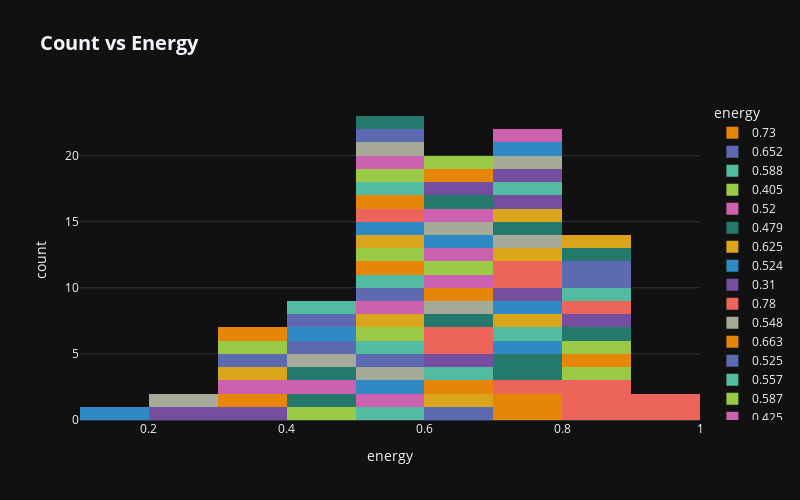

Notebook code cell kept with this figure:
### Code cell
Features_copy = Features.copy()
Features_copy['energy'] = \
    Features_copy['energy'].fillna('Null')

fig=px.histogram(Features_copy,
                 x = 'energy',
                 color = 'energy',
                 title="<b>Count vs Energy",
                 color_discrete_sequence=px.colors.qualitative.Vivid,
                 width=800, height=500)
fig.update_layout(template="plotly_dark")
fig.update_layout(title_font_size=20)
fig.show()

### Figure 1 — Plotly figure (JSON) as saved in the notebook; plotly's stock layout.template omitted (floating-point values rounded to 4 significant figures)
{"data": [{"alignmentgroup": "True", "bingroup": "x", "hovertemplate": "energy=%{x}<br>count=%{y}<extra></extra>", "legendgroup": "0.73", "marker": {"color": "rgb(229, 134, 6)", "pattern": {"shape": ""}}, "name": "0.73", "offsetgroup": "0.73", "orientation": "v", "showlegend": true, "type": "histogram", "x": [0.73, 0.73], "xaxis": "x", "yaxis": "y"}, {"alignmentgroup": "True", "bingroup": "x", "hovertemplate": "energy=%{x}<br>count=%{y}<extra></extra>", "legendgroup": "0.652", "marker": {"color": "rgb(93, 105, 177)", "pattern": {"shape": ""}}, "name": "0.652", "offsetgroup": "0.652", "orientation": "v", "showlegend": true, "type": "histogram", "x": [0.652], "xaxis": "x", "yaxis": "y"}, {"alignmentgroup": "True", "bingroup": "x", "hovertemplate": "energy=%{x}<br>count=%{y}<extra></extra>", "legendgroup": "0.588", "marker": {"color": "rgb(82, 188, 163)", "pattern": {"shape": ""}}, "name": "0.588", "offsetgroup": "0.588", "orientation": "v", "showlegend": true, "type": "histogram", "x": [0.588], "xaxis": "x", "yaxis": "y"}, {"alignmentgroup": "True", "bingroup": "x", "hovertemplate": "energy=%{x}<br>count=%{y}<extra></extra>", "legendgroup": "0.405", "marker": {"color": "rgb(153, 201, 69)", "pattern": {"shape": ""}}, "name": "0.405", "offsetgroup": "0.405", "orientation": "v", "showlegend": true, "type": "histogram", "x": [0.405], "xaxis": "x", "yaxis": "y"}, {"alignmentgroup": "True", "bingroup": "x", "hovertemplate": "energy=%{x}<br>count=%{y}<extra></extra>", "legendgroup": "0.52", "marker": {"color": "rgb(204, 97, 176)", "pattern": {"shape": ""}}, "name": "0.52", "offsetgroup": "0.52", "orientation": "v", "showlegend": true, "type": "histogram", "x": [0.52], "xaxis": "x", "yaxis": "y"}, {"alignmentgroup": "True", "bingroup": "x", "hovertemplate": "energy=%{x}<br>count=%{y}<extra></extra>", "legendgroup": "0.479", "marker": {"color": "rgb(36, 121, 108)", "pattern": {"shape": ""}}, "name": "0.479", "offsetgroup": "0.479", "orientation": "v", "showlegend": true, "type": "histogram", "x": [0.479], "xaxis": "x", "yaxis": "y"}, {"alignmentgroup": "True", "bingroup": "x", "hovertemplate": "energy=%{x}<br>count=%{y}<extra></extra>", "legendgroup": "0.625", "marker": {"color": "rgb(218, 165, 27)", "pattern": {"shape": ""}}, "name": "0.625", "offsetgroup": "0.625", "orientation": "v", "showlegend": true, "type": "histogram", "x": [0.625], "xaxis": "x", "yaxis": "y"}, {"alignmentgroup": "True", "bingroup": "x", "hovertemplate": "energy=%{x}<br>count=%{y}<extra></extra>", "legendgroup": "0.524", "marker": {"color": "rgb(47, 138, 196)", "pattern": {"shape": ""}}, "name": "0.524", "offsetgroup": "0.524", "orientation": "v", "showlegend": true, "type": "histogram", "x": [0.524], "xaxis": "x", "yaxis": "y"}, {"alignmentgroup": "True", "bingroup": "x", "hovertemplate": "energy=%{x}<br>count=%{y}<extra></extra>", "legendgroup": "0.31", "marker": {"color": "rgb(118, 78, 159)", "pattern": {"shape": ""}}, "name": "0.31", "offsetgroup": "0.31", "orientation": "v", "showlegend": true, "type": "histogram", "x": [0.31], "xaxis": "x", "yaxis": "y"}, {"alignmentgroup": "True", "bingroup": "x", "hovertemplate": "energy=%{x}<br>count=%{y}<extra></extra>", "legendgroup": "0.78", "marker": {"color": "rgb(237, 100, 90)", "pattern": {"shape": ""}}, "name": "0.78", "offsetgroup": "0.78", "orientation": "v", "showlegend": true, "type": "histogram", "x": [0.78], "xaxis": "x", "yaxis": "y"}, {"alignmentgroup": "True", "bingroup": "x", "hovertemplate": "energy=%{x}<br>count=%{y}<extra></extra>", "legendgroup": "0.548", "marker": {"color": "rgb(165, 170, 153)", "pattern": {"shape": ""}}, "name": "0.548", "offsetgroup": "0.548", "orientation": "v", "showlegend": true, "type": "histogram", "x": [0.548], "xaxis": "x", "yaxis": "y"}, {"alignmentgroup": "True", "bingroup": "x", "hovertemplate": "energy=%{x}<br>count=%{y}<extra></extra>", "legendgroup": "0.663", "marker": {"color": "rgb(229, 134, 6)", "pattern": {"shape": ""}}, "name": "0.663", "offsetgroup": "0.663", "orientation": "v", "showlegend": true, "type": "histogram", "x": [0.663], "xaxis": "x", "yaxis": "y"}, {"alignmentgroup": "True", "bingroup": "x", "hovertemplate": "energy=%{x}<br>count=%{y}<extra></extra>", "legendgroup": "0.525", "marker": {"color": "rgb(93, 105, 177)", "pattern": {"shape": ""}}, "name": "0.525", "offsetgroup": "0.525", "orientation": "v", "showlegend": true, "type": "histogram", "x": [0.525], "xaxis": "x", "yaxis": "y"}, {"alignmentgroup": "True", "bingroup": "x", "hovertemplate": "energy=%{x}<br>count=%{y}<extra></extra>", "legendgroup": "0.557", "marker": {"color": "rgb(82, 188, 163)", "pattern": {"shape": ""}}, "name": "0.557", "offsetgroup": "0.557", "orientation": "v", "showlegend": true, "type": "histogram", "x": [0.557], "xaxis": "x", "yaxis": "y"}, {"alignmentgroup": "True", "bingroup": "x", "hovertemplate": "energy=%{x}<br>count=%{y}<extra></extra>", "legendgroup": "0.587", "marker": {"color": "rgb(153, 201, 69)", "pattern": {"shape": ""}}, "name": "0.587", "offsetgroup": "0.587", "orientation": "v", "showlegend": true, "type": "histogram", "x": [0.587], "xaxis": "x", "yaxis": "y"}, {"alignmentgroup": "True", "bingroup": "x", "hovertemplate": "energy=%{x}<br>count=%{y}<extra></extra>", "legendgroup": "0.425", "marker": {"color": "rgb(204, 97, 176)", "pattern": {"shape": ""}}, "name": "0.425", "offsetgroup": "0.425", "orientation": "v", "showlegend": true, "type": "histogram", "x": [0.425], "xaxis": "x", "yaxis": "y"}, {"alignmentgroup": "True", "bingroup": "x", "hovertemplate": "energy=%{x}<br>count=%{y}<extra></extra>", "legendgroup": "0.445", "marker": {"color": "rgb(36, 121, 108)", "pattern": {"shape": ""}}, "name": "0.445", "offsetgroup": "0.445", "orientation": "v", "showlegend": true, "type": "histogram", "x": [0.445], "xaxis": "x", "yaxis": "y"}, {"alignmentgroup": "True", "bingroup": "x", "hovertemplate": "energy=%{x}<br>count=%{y}<extra></extra>", "legendgroup": "0.566", "marker": {"color": "rgb(218, 165, 27)", "pattern": {"shape": ""}}, "name": "0.566", "offsetgroup": "0.566", "orientation": "v", "showlegend": true, "type": "histogram", "x": [0.566], "xaxis": "x", "yaxis": "y"}, {"alignmentgroup": "True", "bingroup": "x", "hovertemplate": "energy=%{x}<br>count=%{y}<extra></extra>", "legendgroup": "0.185", "marker": {"color": "rgb(47, 138, 196)", "pattern": {"shape": ""}}, "name": "0.185", "offsetgroup": "0.185", "orientation": "v", "showlegend": true, "type": "histogram", "x": [0.185], "xaxis": "x", "yaxis": "y"}, {"alignmentgroup": "True", "bingroup": "x", "hovertemplate": "energy=%{x}<br>count=%{y}<extra></extra>", "legendgroup": "0.296", "marker": {"color": "rgb(118, 78, 159)", "pattern": {"shape": ""}}, "name": "0.296", "offsetgroup": "0.296", "orientation": "v", "showlegend": true, "type": "histogram", "x": [0.296], "xaxis": "x", "yaxis": "y"}, {"alignmentgroup": "True", "bingroup": "x", "hovertemplate": "energy=%{x}<br>count=%{y}<extra></extra>", "legendgroup": "0.816", "marker": {"color": "rgb(237, 100, 90)", "pattern": {"shape": ""}}, "name": "0.816", "offsetgroup": "0.816", "orientation": "v", "showlegend": true, "type": "histogram", "x": [0.816, 0.816, 0.816], "xaxis": "x", "yaxis": "y"}, {"alignmentgroup": "True", "bingroup": "x", "hovertemplate": "energy=%{x}<br>count=%{y}<extra></extra>", "legendgroup": "0.449", "marker": {"color": "rgb(165, 170, 153)", "pattern": {"shape": ""}}, "name": "0.449", "offsetgroup": "0.449", "orientation": "v", "showlegend": true, "type": "histogram", "x": [0.449], "xaxis": "x", "yaxis": "y"}, {"alignmentgroup": "True", "bingroup": "x", "hovertemplate": "energy=%{x}<br>count=%{y}<extra></extra>", "legendgroup": "0.379", "marker": {"color": "rgb(229, 134, 6)", "pattern": {"shape": ""}}, "name": "0.379", "offsetgroup": "0.379", "orientation": "v", "showlegend": true, "type": "histogram", "x": [0.379], "xaxis": "x", "yaxis": "y"}, {"alignmentgroup": "True", "bingroup": "x", "hovertemplate": "energy=%{x}<br>count=%{y}<extra></extra>", "legendgroup": "0.402", "marker": {"color": "rgb(93, 105, 177)", "pattern": {"shape": ""}}, "name": "0.402", "offsetgroup": "0.402", "orientation": "v", "showlegend": true, "type": "histogram", "x": [0.402], "xaxis": "x", "yaxis": "y"}, {"alignmentgroup": "True", "bingroup": "x", "hovertemplate": "energy=%{x}<br>count=%{y}<extra></extra>", "legendgroup": "0.635", "marker": {"color": "rgb(82, 188, 163)", "pattern": {"shape": ""}}, "name": "0.635", "offsetgroup": "0.635", "orientation": "v", "showlegend": true, "type": "histogram", "x": [0.635], "xaxis": "x", "yaxis": "y"}, {"alignmentgroup": "True", "bingroup": "x", "hovertemplate": "energy=%{x}<br>count=%{y}<extra></extra>", "legendgroup": "0.807", "marker": {"color": "rgb(153, 201, 69)", "pattern": {"shape": ""}}, "name": "0.807", "offsetgroup": "0.807", "orientation": "v", "showlegend": true, "type": "histogram", "x": [0.807], "xaxis": "x", "yaxis": "y"}, {"alignmentgroup": "True", "bingroup": "x", "hovertemplate": "energy=%{x}<br>count=%{y}<extra></extra>", "legendgroup": "0.385", "marker": {"color": "rgb(204, 97, 176)", "pattern": {"shape": ""}}, "name": "0.385", "offsetgroup": "0.385", "orientation": "v", "showlegend": true, "type": "histogram", "x": [0.385], "xaxis": "x", "yaxis": "y"}, {"alignmentgroup": "True", "bingroup": "x", "hovertemplate": "energy=%{x}<br>count=%{y}<extra></extra>", "legendgroup": "0.731", "marker": {"color": "rgb(36, 121, 108)", "pattern": {"shape": ""}}, "name": "0.731", "offsetgroup": "0.731", "orientation": "v", "showlegend": true, "type": "histogram", "x": [0.731, 0.731], "xaxis": "x", "yaxis": "y"}, {"alignmentgroup": "True", "bingroup": "x", "hovertemplate": "energy=%{x}<br>count=%{y}<extra></extra>", "legendgroup": "0.378", "marker": {"color": "rgb(218, 165, 27)", "pattern": {"shape": ""}}, "name": "0.378", "offsetgroup": "0.378", "orientation": "v", "showlegend": true, "type": "histogram", "x": [0.378], "xaxis": "x", "yaxis": "y"}, {"alignmentgroup": "True", "bingroup": "x", "hovertemplate": "energy=%{x}<br>count=%{y}<extra></extra>", "legendgroup": "0.762", "marker": {"color": "rgb(47, 138, 196)", "pattern": {"shape": ""}}, "name": "0.762", "offsetgroup": "0.762", "orientation": "v", "showlegend": true, "type": "histogram", "x": [0.762], "xaxis": "x", "yaxis": "y"}, {"alignmentgroup": "True", "bingroup": "x", "hovertemplate": "energy=%{x}<br>count=%{y}<extra></extra>", "legendgroup": "0.613", "marker": {"color": "rgb(118, 78, 159)", "pattern": {"shape": ""}}, "name": "0.613", "offsetgroup": "0.613", "orientation": "v", "showlegend": true, "type": "histogram", "x": [0.613], "xaxis": "x", "yaxis": "y"}, {"alignmentgroup": "True", "bingroup": "x", "hovertemplate": "energy=%{x}<br>count=%{y}<extra></extra>", "legendgroup": "0.664", "marker": {"color": "rgb(237, 100, 90)", "pattern": {"shape": ""}}, "name": "0.664", "offsetgroup": "0.664", "orientation": "v", "showlegend": true, "type": "histogram", "x": [0.664, 0.664], "xaxis": "x", "yaxis": "y"}, {"alignmentgroup": "True", "bingroup": "x", "hovertemplate": "energy=%{x}<br>count=%{y}<extra></extra>", "legendgroup": "0.264", "marker": {"color": "rgb(165, 170, 153)", "pattern": {"shape": ""}}, "name": "0.264", "offsetgroup": "0.264", "orientation": "v", "showlegend": true, "type": "histogram", "x": [0.264], "xaxis": "x", "yaxis": "y"}, {"alignmentgroup": "True", "bingroup": "x", "hovertemplate": "energy=%{x}<br>count=%{y}<extra></extra>", "legendgroup": "0.89", "marker": {"color": "rgb(229, 134, 6)", "pattern": {"shape": ""}}, "name": "0.89", "offsetgroup": "0.89", "orientation": "v", "showlegend": true, "type": "histogram", "x": [0.89], "xaxis": "x", "yaxis": "y"}, {"alignmentgroup": "True", "bingroup": "x", "hovertemplate": "energy=%{x}<br>count=%{y}<extra></extra>", "legendgroup": "0.317", "marker": {"color": "rgb(93, 105, 177)", "pattern": {"shape": ""}}, "name": "0.317", "offsetgroup": "0.317", "orientation": "v", "showlegend": true, "type": "histogram", "x": [0.317], "xaxis": "x", "yaxis": "y"}, {"alignmentgroup": "True", "bingroup": "x", "hovertemplate": "energy=%{x}<br>count=%{y}<extra></extra>", "legendgroup": "0.728", "marker": {"color": "rgb(82, 188, 163)", "pattern": {"shape": ""}}, "name": "0.728", "offsetgroup": "0.728", "orientation": "v", "showlegend": true, "type": "histogram", "x": [0.728], "xaxis": "x", "yaxis": "y"}, {"alignmentgroup": "True", "bingroup": "x", "hovertemplate": "energy=%{x}<br>count=%{y}<extra></extra>", "legendgroup": "0.391", "marker": {"color": "rgb(153, 201, 69)", "pattern": {"shape": ""}}, "name": "0.391", "offsetgroup": "0.391", "orientation": "v", "showlegend": true, "type": "histogram", "x": [0.391], "xaxis": "x", "yaxis": "y"}, {"alignmentgroup": "True", "bingroup": "x", "hovertemplate": "energy=%{x}<br>count=%{y}<extra></extra>", "legendgroup": "0.523", "marker": {"color": "rgb(204, 97, 176)", "pattern": {"shape": ""}}, "name": "0.523", "offsetgroup": "0.523", "orientation": "v", "showlegend": true, "type": "histogram", "x": [0.523], "xaxis": "x", "yaxis": "y"}, {"alignmentgroup": "True", "bingroup": "x", "hovertemplate": "energy=%{x}<br>count=%{y}<extra></extra>", "legendgroup": "0.637", "marker": {"color": "rgb(36, 121, 108)", "pattern": {"shape": ""}}, "name": "0.637", "offsetgroup": "0.637", "orientation": "v", "showlegend": true, "type": "histogram", "x": [0.637], "xaxis": "x", "yaxis": "y"}, {"alignmentgroup": "True", "bingroup": "x", "hovertemplate": "energy=%{x}<br>count=%{y}<extra></extra>", "legendgroup": "0.75", "marker": {"color": "rgb(218, 165, 27)", "pattern": {"shape": ""}}, "name": "0.75", "offsetgroup": "0.75", "orientation": "v", "showlegend": true, "type": "histogram", "x": [0.75], "xaxis": "x", "yaxis": "y"}, {"alignmentgroup": "True", "bingroup": "x", "hovertemplate": "energy=%{x}<br>count=%{y}<extra></extra>", "legendgroup": "0.705", "marker": {"color": "rgb(47, 138, 196)", "pattern": {"shape": ""}}, "name": "0.705", "offsetgroup": "0.705", "orientation": "v", "showlegend": true, "type": "histogram", "x": [0.705], "xaxis": "x", "yaxis": "y"}, {"alignmentgroup": "True", "bingroup": "x", "hovertemplate": "energy=%{x}<br>count=%{y}<extra></extra>", "legendgroup": "0.7", "marker": {"color": "rgb(118, 78, 159)", "pattern": {"shape": ""}}, "name": "0.7", "offsetgroup": "0.7", "orientation": "v", "showlegend": true, "type": "histogram", "x": [0.7], "xaxis": "x", "yaxis": "y"}, {"alignmentgroup": "True", "bingroup": "x", "hovertemplate": "energy=%{x}<br>count=%{y}<extra></extra>", "legendgroup": "0.783", "marker": {"color": "rgb(237, 100, 90)", "pattern": {"shape": ""}}, "name": "0.783", "offsetgroup": "0.783", "orientation": "v", "showlegend": true, "type": "histogram", "x": [0.783, 0.783], "xaxis": "x", "yaxis": "y"}, {"alignmentgroup": "True", "bingroup": "x", "hovertemplate": "energy=%{x}<br>count=%{y}<extra></extra>", "legendgroup": "0.67", "marker": {"color": "rgb(165, 170, 153)", "pattern": {"shape": ""}}, "name": "0.67", "offsetgroup": "0.67", "orientation": "v", "showlegend": true, "type": "histogram", "x": [0.67], "xaxis": "x", "yaxis": "y"}, {"alignmentgroup": "True", "bingroup": "x", "hovertemplate": "energy=%{x}<br>count=%{y}<extra></extra>", "legendgroup": "0.621", "marker": {"color": "rgb(229, 134, 6)", "pattern": {"shape": ""}}, "name": "0.621", "offsetgroup": "0.621", "orientation": "v", "showlegend": true, "type": "histogram", "x": [0.621], "xaxis": "x", "yaxis": "y"}, {"alignmentgroup": "True", "bingroup": "x", "hovertemplate": "energy=%{x}<br>count=%{y}<extra></extra>", "legendgroup": "0.545", "marker": {"color": "rgb(93, 105, 177)", "pattern": {"shape": ""}}, "name": "0.545", "offsetgroup": "0.545", "orientation": "v", "showlegend": true, "type": "histogram", "x": [0.545], "xaxis": "x", "yaxis": "y"}, {"alignmentgroup": "True", "bingroup": "x", "hovertemplate": "energy=%{x}<br>count=%{y}<extra></extra>", "legendgroup": "0.564", "marker": {"color": "rgb(82, 188, 163)", "pattern": {"shape": ""}}, "name": "0.564", "offsetgroup": "0.564", "orientation": "v", "showlegend": true, "type": "histogram", "x": [0.564], "xaxis": "x", "yaxis": "y"}, {"alignmentgroup": "True", "bingroup": "x", "hovertemplate": "energy=%{x}<br>count=%{y}<extra></extra>", "legendgroup": "0.871", "marker": {"color": "rgb(153, 201, 69)", "pattern": {"shape": ""}}, "name": "0.871", "offsetgroup": "0.871", "orientation": "v", "showlegend": true, "type": "histogram", "x": [0.871], "xaxis": "x", "yaxis": "y"}, {"alignmentgroup": "True", "bingroup": "x", "hovertemplate": "energy=%{x}<br>count=%{y}<extra></extra>", "legendgroup": "0.643", "marker": {"color": "rgb(204, 97, 176)", "pattern": {"shape": ""}}, "name": "0.643", "offsetgroup": "0.643", "orientation": "v", "showlegend": true, "type": "histogram", "x": [0.643], "xaxis": "x", "yaxis": "y"}, {"alignmentgroup": "True", "bingroup": "x", "hovertemplate": "energy=%{x}<br>count=%{y}<extra></extra>", "legendgroup": "0.862", "marker": {"color": "rgb(36, 121, 108)", "pattern": {"shape": ""}}, "name": "0.862", "offsetgroup": "0.862", "orientation": "v", "showlegend": true, "type": "histogram", "x": [0.862], "xaxis": "x", "yaxis": "y"}, {"alignmentgroup": "True", "bingroup": "x", "hovertemplate": "energy=%{x}<br>count=%{y}<extra></extra>", "legendgroup": "0.716", "marker": {"color": "rgb(218, 165, 27)", "pattern": {"shape": ""}}, "name": "0.716", "offsetgroup": "0.716", "orientation": "v", "showlegend": true, "type": "histogram", "x": [0.716], "xaxis": "x", "yaxis": "y"}, {"alignmentgroup": "True", "bingroup": "x", "hovertemplate": "energy=%{x}<br>count=%{y}<extra></extra>", "legendgroup": "0.431", "marker": {"color": "rgb(47, 138, 196)", "pattern": {"shape": ""}}, "name": "0.431", "offsetgroup": "0.431", "orientation": "v", "showlegend": true, "type": "histogram", "x": [0.431], "xaxis": "x", "yaxis": "y"}, {"alignmentgroup": "True", "bingroup": "x", "hovertemplate": "energy=%{x}<br>count=%{y}<extra></extra>", "legendgroup": "0.809", "marker": {"color": "rgb(118, 78, 159)", "pattern": {"shape": ""}}, "name": "0.809", "offsetgroup": "0.809", "orientation": "v", "showlegend": true, "type": "histogram", "x": [0.809], "xaxis": "x", "yaxis": "y"}, {"alignmentgroup": "True", "bingroup": "x", "hovertemplate": "energy=%{x}<br>count=%{y}<extra></extra>", "legendgroup": "0.819", "marker": {"color": "rgb(237, 100, 90)", "pattern": {"shape": ""}}, "name": "0.819", "offsetgroup": "0.819", "orientation": "v", "showlegend": true, "type": "histogram", "x": [0.819], "xaxis": "x", "yaxis": "y"}, {"alignmentgroup": "True", "bingroup": "x", "hovertemplate": "energy=%{x}<br>count=%{y}<extra></extra>", "legendgroup": "0.719", "marker": {"color": "rgb(165, 170, 153)", "pattern": {"shape": ""}}, "name": "0.719", "offsetgroup": "0.719", "orientation": "v", "showlegend": true, "type": "histogram", "x": [0.719], "xaxis": "x", "yaxis": "y"}, {"alignmentgroup": "True", "bingroup": "x", "hovertemplate": "energy=%{x}<br>count=%{y}<extra></extra>", "legendgroup": "0.578", "marker": {"color": "rgb(229, 134, 6)", "pattern": {"shape": ""}}, "name": "0.578", "offsetgroup": "0.578", "orientation": "v", "showlegend": true, "type": "histogram", "x": [0.578], "xaxis": "x", "yaxis": "y"}, {"alignmentgroup": "True", "bingroup": "x", "hovertemplate": "energy=%{x}<br>count=%{y}<extra></extra>", "legendgroup": "0.42", "marker": {"color": "rgb(93, 105, 177)", "pattern": {"shape": ""}}, "name": "0.42", "offsetgroup": "0.42", "orientation": "v", "showlegend": true, "type": "histogram", "x": [0.42], "xaxis": "x", "yaxis": "y"}, {"alignmentgroup": "True", "bingroup": "x", "hovertemplate": "energy=%{x}<br>count=%{y}<extra></extra>", "legendgroup": "0.804", "marker": {"color": "rgb(82, 188, 163)", "pattern": {"shape": ""}}, "name": "0.804", "offsetgroup": "0.804", "orientation": "v", "showlegend": true, "type": "histogram", "x": [0.804], "xaxis": "x", "yaxis": "y"}, {"alignmentgroup": "True", "bingroup": "x", "hovertemplate": "energy=%{x}<br>count=%{y}<extra></extra>", "legendgroup": "0.627", "marker": {"color": "rgb(153, 201, 69)", "pattern": {"shape": ""}}, "name": "0.627", "offsetgroup": "0.627", "orientation": "v", "showlegend": true, "type": "histogram", "x": [0.627], "xaxis": "x", "yaxis": "y"}, {"alignmentgroup": "True", "bingroup": "x", "hovertemplate": "energy=%{x}<br>count=%{y}<extra></extra>", "legendgroup": "0.669", "marker": {"color": "rgb(204, 97, 176)", "pattern": {"shape": ""}}, "name": "0.669", "offsetgroup": "0.669", "orientation": "v", "showlegend": true, "type": "histogram", "x": [0.669], "xaxis": "x", "yaxis": "y"}, {"alignmentgroup": "True", "bingroup": "x", "hovertemplate": "energy=%{x}<br>count=%{y}<extra></extra>", "legendgroup": "0.704", "marker": {"color": "rgb(36, 121, 108)", "pattern": {"shape": ""}}, "name": "0.704", "offsetgroup": "0.704", "orientation": "v", "showlegend": true, "type": "histogram", "x": [0.704], "xaxis": "x", "yaxis": "y"}, {"alignmentgroup": "True", "bingroup": "x", "hovertemplate": "energy=%{x}<br>count=%{y}<extra></extra>", "legendgroup": "0.744", "marker": {"color": "rgb(218, 165, 27)", "pattern": {"shape": ""}}, "name": "0.744", "offsetgroup": "0.744", "orientation": "v", "showlegend": true, "type": "histogram", "x": [0.744], "xaxis": "x", "yaxis": "y"}, {"alignmentgroup": "True", "bingroup": "x", "hovertemplate": "energy=%{x}<br>count=%{y}<extra></extra>", "legendgroup": "0.684", "marker": {"color": "rgb(47, 138, 196)", "pattern": {"shape": ""}}, "name": "0.684", "offsetgroup": "0.684", "orientation": "v", "showlegend": true, "type": "histogram", "x": [0.684], "xaxis": "x", "yaxis": "y"}, {"alignmentgroup": "True", "bingroup": "x", "hovertemplate": "energy=%{x}<br>count=%{y}<extra></extra>", "legendgroup": "0.71", "marker": {"color": "rgb(118, 78, 159)", "pattern": {"shape": ""}}, "name": "0.71", "offsetgroup": "0.71", "orientation": "v", "showlegend": true, "type": "histogram", "x": [0.71], "xaxis": "x", "yaxis": "y"}, {"alignmentgroup": "True", "bingroup": "x", "hovertemplate": "energy=%{x}<br>count=%{y}<extra></extra>", "legendgroup": "0.911", "marker": {"color": "rgb(237, 100, 90)", "pattern": {"shape": ""}}, "name": "0.911", "offsetgroup": "0.911", "orientation": "v", "showlegend": true, "type": "histogram", "x": [0.911], "xaxis": "x", "yaxis": "y"}, {"alignmentgroup": "True", "bingroup": "x", "hovertemplate": "energy=%{x}<br>count=%{y}<extra></extra>", "legendgroup": "0.609", "marker": {"color": "rgb(165, 170, 153)", "pattern": {"shape": ""}}, "name": "0.609", "offsetgroup": "0.609", "orientation": "v", "showlegend": true, "type": "histogram", "x": [0.609], "xaxis": "x", "yaxis": "y"}, {"alignmentgroup": "True", "bingroup": "x", "hovertemplate": "energy=%{x}<br>count=%{y}<extra></extra>", "legendgroup": "0.372", "marker": {"color": "rgb(229, 134, 6)", "pattern": {"shape": ""}}, "name": "0.372", "offsetgroup": "0.372", "orientation": "v", "showlegend": true, "type": "histogram", "x": [0.372], "xaxis": "x", "yaxis": "y"}, {"alignmentgroup": "True", "bingroup": "x", "hovertemplate": "energy=%{x}<br>count=%{y}<extra></extra>", "legendgroup": "0.825", "marker": {"color": "rgb(93, 105, 177)", "pattern": {"shape": ""}}, "name": "0.825", "offsetgroup": "0.825", "orientation": "v", "showlegend": true, "type": "histogram", "x": [0.825], "xaxis": "x", "yaxis": "y"}, {"alignmentgroup": "True", "bingroup": "x", "hovertemplate": "energy=%{x}<br>count=%{y}<extra></extra>", "legendgroup": "0.714", "marker": {"color": "rgb(82, 188, 163)", "pattern": {"shape": ""}}, "name": "0.714", "offsetgroup": "0.714", "orientation": "v", "showlegend": true, "type": "histogram", "x": [0.714], "xaxis": "x", "yaxis": "y"}, {"alignmentgroup": "True", "bingroup": "x", "hovertemplate": "energy=%{x}<br>count=%{y}<extra></extra>", "legendgroup": "0.502", "marker": {"color": "rgb(153, 201, 69)", "pattern": {"shape": ""}}, "name": "0.502", "offsetgroup": "0.502", "orientation": "v", "showlegend": true, "type": "histogram", "x": [0.502], "xaxis": "x", "yaxis": "y"}, {"alignmentgroup": "True", "bingroup": "x", "hovertemplate": "energy=%{x}<br>count=%{y}<extra></extra>", "legendgroup": "0.653", "marker": {"color": "rgb(204, 97, 176)", "pattern": {"shape": ""}}, "name": "0.653", "offsetgroup": "0.653", "orientation": "v", "showlegend": true, "type": "histogram", "x": [0.653], "xaxis": "x", "yaxis": "y"}, {"alignmentgroup": "True", "bingroup": "x", "hovertemplate": "energy=%{x}<br>count=%{y}<extra></extra>", "legendgroup": "0.676", "marker": {"color": "rgb(36, 121, 108)", "pattern": {"shape": ""}}, "name": "0.676", "offsetgroup": "0.676", "orientation": "v", "showlegend": true, "type": "histogram", "x": [0.676], "xaxis": "x", "yaxis": "y"}, {"alignmentgroup": "True", "bingroup": "x", "hovertemplate": "energy=%{x}<br>count=%{y}<extra></extra>", "legendgroup": "0.573", "marker": {"color": "rgb(218, 165, 27)", "pattern": {"shape": ""}}, "name": "0.573", "offsetgroup": "0.573", "orientation": "v", "showlegend": true, "type": "histogram", "x": [0.573], "xaxis": "x", "yaxis": "y"}, {"alignmentgroup": "True", "bingroup": "x", "hovertemplate": "energy=%{x}<br>count=%{y}<extra></extra>", "legendgroup": "0.503", "marker": {"color": "rgb(47, 138, 196)", "pattern": {"shape": ""}}, "name": "0.503", "offsetgroup": "0.503", "orientation": "v", "showlegend": true, "type": "histogram", "x": [0.503], "xaxis": "x", "yaxis": "y"}, {"alignmentgroup": "True", "bingroup": "x", "hovertemplate": "energy=%{x}<br>count=%{y}<extra></extra>", "legendgroup": "0.74", "marker": {"color": "rgb(118, 78, 159)", "pattern": {"shape": ""}}, "name": "0.74", "offsetgroup": "0.74", "orientation": "v", "showlegend": true, "type": "histogram", "x": [0.74], "xaxis": "x", "yaxis": "y"}, {"alignmentgroup": "True", "bingroup": "x", "hovertemplate": "energy=%{x}<br>count=%{y}<extra></extra>", "legendgroup": "0.532", "marker": {"color": "rgb(237, 100, 90)", "pattern": {"shape": ""}}, "name": "0.532", "offsetgroup": "0.532", "orientation": "v", "showlegend": true, "type": "histogram", "x": [0.532], "xaxis": "x", "yaxis": "y"}, {"alignmentgroup": "True", "bingroup": "x", "hovertemplate": "energy=%{x}<br>count=%{y}<extra></extra>", "legendgroup": "0.769", "marker": {"color": "rgb(165, 170, 153)", "pattern": {"shape": ""}}, "name": "0.769", "offsetgroup": "0.769", "orientation": "v", "showlegend": true, "type": "histogram", "x": [0.769], "xaxis": "x", "yaxis": "y"}, {"alignmentgroup": "True", "bingroup": "x", "hovertemplate": "energy=%{x}<br>count=%{y}<extra></extra>", "legendgroup": "0.537", "marker": {"color": "rgb(229, 134, 6)", "pattern": {"shape": ""}}, "name": "0.537", "offsetgroup": "0.537", "orientation": "v", "showlegend": true, "type": "histogram", "x": [0.537], "xaxis": "x", "yaxis": "y"}, {"alignmentgroup": "True", "bingroup": "x", "hovertemplate": "energy=%{x}<br>count=%{y}<extra></extra>", "legendgroup": "0.893", "marker": {"color": "rgb(93, 105, 177)", "pattern": {"shape": ""}}, "name": "0.893", "offsetgroup": "0.893", "orientation": "v", "showlegend": true, "type": "histogram", "x": [0.893], "xaxis": "x", "yaxis": "y"}, {"alignmentgroup": "True", "bingroup": "x", "hovertemplate": "energy=%{x}<br>count=%{y}<extra></extra>", "legendgroup": "0.521", "marker": {"color": "rgb(82, 188, 163)", "pattern": {"shape": ""}}, "name": "0.521", "offsetgroup": "0.521", "orientation": "v", "showlegend": true, "type": "histogram", "x": [0.521], "xaxis": "x", "yaxis": "y"}, {"alignmentgroup": "True", "bingroup": "x", "hovertemplate": "energy=%{x}<br>count=%{y}<extra></extra>", "legendgroup": "0.56", "marker": {"color": "rgb(153, 201, 69)", "pattern": {"shape": ""}}, "name": "0.56", "offsetgroup": "0.56", "orientation": "v", "showlegend": true, "type": "histogram", "x": [0.56], "xaxis": "x", "yaxis": "y"}, {"alignmentgroup": "True", "bingroup": "x", "hovertemplate": "energy=%{x}<br>count=%{y}<extra></extra>", "legendgroup": "0.586", "marker": {"color": "rgb(204, 97, 176)", "pattern": {"shape": ""}}, "name": "0.586", "offsetgroup": "0.586", "orientation": "v", "showlegend": true, "type": "histogram", "x": [0.586], "xaxis": "x", "yaxis": "y"}, {"alignmentgroup": "True", "bingroup": "x", "hovertemplate": "energy=%{x}<br>count=%{y}<extra></extra>", "legendgroup": "0.847", "marker": {"color": "rgb(36, 121, 108)", "pattern": {"shape": ""}}, "name": "0.847", "offsetgroup": "0.847", "orientation": "v", "showlegend": true, "type": "histogram", "x": [0.847], "xaxis": "x", "yaxis": "y"}, {"alignmentgroup": "True", "bingroup": "x", "hovertemplate": "energy=%{x}<br>count=%{y}<extra></extra>", "legendgroup": "0.813", "marker": {"color": "rgb(218, 165, 27)", "pattern": {"shape": ""}}, "name": "0.813", "offsetgroup": "0.813", "orientation": "v", "showlegend": true, "type": "histogram", "x": [0.813], "xaxis": "x", "yaxis": "y"}, {"alignmentgroup": "True", "bingroup": "x", "hovertemplate": "energy=%{x}<br>count=%{y}<extra></extra>", "legendgroup": "0.754", "marker": {"color": "rgb(47, 138, 196)", "pattern": {"shape": ""}}, "name": "0.754", "offsetgroup": "0.754", "orientation": "v", "showlegend": true, "type": "histogram", "x": [0.754], "xaxis": "x", "yaxis": "y"}, {"alignmentgroup": "True", "bingroup": "x", "hovertemplate": "energy=%{x}<br>count=%{y}<extra></extra>", "legendgroup": "0.698", "marker": {"color": "rgb(118, 78, 159)", "pattern": {"shape": ""}}, "name": "0.698", "offsetgroup": "0.698", "orientation": "v", "showlegend": true, "type": "histogram", "x": [0.698], "xaxis": "x", "yaxis": "y"}, {"alignmentgroup": "True", "bingroup": "x", "hovertemplate": "energy=%{x}<br>count=%{y}<extra></extra>", "legendgroup": "0.912", "marker": {"color": "rgb(237, 100, 90)", "pattern": {"shape": ""}}, "name": "0.912", "offsetgroup": "0.912", "orientation": "v", "showlegend": true, "type": "histogram", "x": [0.912], "xaxis": "x", "yaxis": "y"}, {"alignmentgroup": "True", "bingroup": "x", "hovertemplate": "energy=%{x}<br>count=%{y}<extra></extra>", "legendgroup": "0.559", "marker": {"color": "rgb(165, 170, 153)", "pattern": {"shape": ""}}, "name": "0.559", "offsetgroup": "0.559", "orientation": "v", "showlegend": true, "type": "histogram", "x": [0.559], "xaxis": "x", "yaxis": "y"}, {"alignmentgroup": "True", "bingroup": "x", "hovertemplate": "energy=%{x}<br>count=%{y}<extra></extra>", "legendgroup": "0.633", "marker": {"color": "rgb(229, 134, 6)", "pattern": {"shape": ""}}, "name": "0.633", "offsetgroup": "0.633", "orientation": "v", "showlegend": true, "type": "histogram", "x": [0.633], "xaxis": "x", "yaxis": "y"}, {"alignmentgroup": "True", "bingroup": "x", "hovertemplate": "energy=%{x}<br>count=%{y}<extra></extra>", "legendgroup": "0.505", "marker": {"color": "rgb(93, 105, 177)", "pattern": {"shape": ""}}, "name": "0.505", "offsetgroup": "0.505", "orientation": "v", "showlegend": true, "type": "histogram", "x": [0.505], "xaxis": "x", "yaxis": "y"}, {"alignmentgroup": "True", "bingroup": "x", "hovertemplate": "energy=%{x}<br>count=%{y}<extra></extra>", "legendgroup": "0.473", "marker": {"color": "rgb(82, 188, 163)", "pattern": {"shape": ""}}, "name": "0.473", "offsetgroup": "0.473", "orientation": "v", "showlegend": true, "type": "histogram", "x": [0.473], "xaxis": "x", "yaxis": "y"}, {"alignmentgroup": "True", "bingroup": "x", "hovertemplate": "energy=%{x}<br>count=%{y}<extra></extra>", "legendgroup": "0.661", "marker": {"color": "rgb(153, 201, 69)", "pattern": {"shape": ""}}, "name": "0.661", "offsetgroup": "0.661", "orientation": "v", "showlegend": true, "type": "histogram", "x": [0.661], "xaxis": "x", "yaxis": "y"}, {"alignmentgroup": "True", "bingroup": "x", "hovertemplate": "energy=%{x}<br>count=%{y}<extra></extra>", "legendgroup": "0.797", "marker": {"color": "rgb(204, 97, 176)", "pattern": {"shape": ""}}, "name": "0.797", "offsetgroup": "0.797", "orientation": "v", "showlegend": true, "type": "histogram", "x": [0.797], "xaxis": "x", "yaxis": "y"}, {"alignmentgroup": "True", "bingroup": "x", "hovertemplate": "energy=%{x}<br>count=%{y}<extra></extra>", "legendgroup": "0.553", "marker": {"color": "rgb(36, 121, 108)", "pattern": {"shape": ""}}, "name": "0.553", "offsetgroup": "0.553", "orientation": "v", "showlegend": true, "type": "histogram", "x": [0.553], "xaxis": "x", "yaxis": "y"}], "layout": {"barmode": "relative", "height": 500, "legend": {"title": {"text": "energy"}, "tracegroupgap": 0}, "title": {"font": {"size": 20}, "text": "<b>Count vs Energy"}, "width": 800, "xaxis": {"anchor": "y", "categoryarray": [0.73, 0.652, 0.588, 0.405, 0.52, 0.479, 0.625, 0.524, 0.31, 0.78, 0.548, 0.663, 0.525, 0.557, 0.587, 0.425, 0.445, 0.566, 0.185, 0.296, 0.816, 0.449, 0.379, 0.402, 0.635, 0.807, 0.385, 0.731, 0.378, 0.762, 0.613, 0.664, 0.264, 0.89, 0.317, 0.728, 0.391, 0.523, 0.637, 0.75, 0.705, 0.7, 0.783, 0.67, 0.621, 0.545, 0.564, 0.871, 0.643, 0.862, 0.716, 0.431, 0.809, 0.819, 0.719, 0.578, 0.42, 0.804, 0.627, 0.669, 0.704, 0.744, 0.684, 0.71, 0.911, 0.609, 0.372, 0.825, 0.714, 0.502, 0.653, 0.676, 0.573, 0.503, 0.74, 0.532, 0.769, 0.537, 0.893, 0.521, 0.56, 0.586, 0.847, 0.813, 0.754, 0.698, 0.912, 0.559, 0.633, 0.505, 0.473, 0.661, 0.797, 0.553], "categoryorder": "array", "domain": [0, 1], "title": {"text": "energy"}}, "yaxis": {"anchor": "x", "domain": [0, 1], "title": {"text": "count"}}}}
